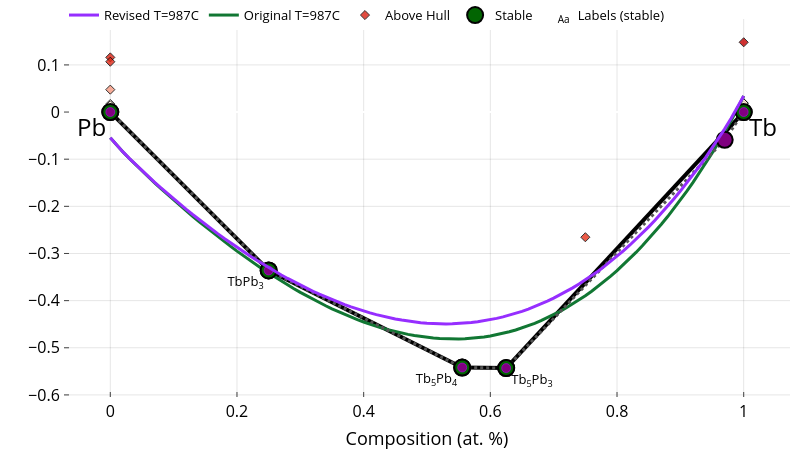

Notebook source saved alongside this figure:
### Code cell
from pymatgen.analysis.phase_diagram import PDPlotter, PhaseDiagram, PDEntry
pdp = PDPlotter(bl.dft_ch)
from gliquid.binary import t_sym, a_sym, b_sym, c_sym, d_sym, xb_sym
import sympy as sp

t_eval_c = 987
t_eval = t_eval_c + 273.15

def get_g_curve(A=0, B=0, C=0, D=0, T=0, name="") -> go.Scatter:
    """
    Args:
        A, B, C, D (float): Non-ideal mixing parameters.
        T (float): Temperature in Kelvin.

    Returns:
        go.Scatter: Plotly scatter trace for the Gibbs free energy curve.
    """
    g = bl.eqs['g_liquid'].subs({t_sym: T, a_sym: A, b_sym: B, c_sym: C, d_sym: D})
    gliq_vals = sp.lambdify(xb_sym, g, 'numpy')(_x_vals[1:-1]) if g.has(xb_sym) else [0] * len(_x_vals[1:-1])
    ga = np.float64(bl.eqs['ga'].subs({t_sym: T}) / 96485)
    gb = np.float64(bl.eqs['gb'].subs({t_sym: T}) / 96485)
    if name == "":
        name += "Liquid T=" + str(int(T-273.15)) + "C"

    return go.Scatter(
        x=_x_vals,
        y=[ga] + [g / 96485 for g in gliq_vals] + [gb],
        mode='lines',
        name=name
    )

fig = pdp.get_plot()

# fig.add_hline(y=0, line_color="lightgray", line_width=1, opacity=0.4)
fig.add_trace(get_g_curve(A=pred_params[0], B=pred_params[1], C=pred_params[2], D=pred_params[3],
                          T=t_eval, name=f"Original T={t_eval_c}C").update(line=dict(color='#117733', width=3)))

print("Phase energies at t_eval (eV/atom):")
bl.phases = [b for b in bl.phases if b['name'] != 'beta-Tb (bcc)'] 
for p in bl.phases:
    if 'enthalpy' in p:
        print(p['name'] + f" @ t_eval ({t_eval})", (p['enthalpy'] - p.get('entropy', 0)*t_eval)/96485.0)

allpoints = [[p['comp'], (p['enthalpy'] - p.get('entropy', 0)*t_eval)/96485.0] for p in bl.phases[:-1]]
newpoints = [[p['comp'], (p['enthalpy'] - p.get('entropy', 0)*t_eval)/96485.0] for p in bl.phases[:-1] 
             if (p.get('entropy', 0) != 0 or p['name'] in ['alpha-Tb (x=0.97)'])]
oldpoints = [[p['comp'], (p['enthalpy'] - p.get('entropy', 0)*t_eval)/96485.0] for p in bl.phases[:-1] 
             if not (p.get('entropy', 0) != 0 or p['name'] in ['alpha-Tb (x=0.97)'])]

# Plot connecting lines between all points
for i in range(len(allpoints) - 1):
    fig.add_trace(go.Scatter(
        x=[allpoints[i][0], allpoints[i+1][0]],
        y=[allpoints[i][1], allpoints[i+1][1]],
        mode='lines',
        line=dict(color='#555555', dash='dot', width=3),
        showlegend=False
    ))


# Fix the data structure - remove the extra brackets
fig.add_trace(go.Scatter(
    x=[p[0] for p in newpoints],
    y=[p[1] for p in newpoints],
    mode='markers',
    marker=dict(color="purple", size=16, symbol='circle', line=dict(width=2, color='black')),
    showlegend=False
))

fig.add_trace(go.Scatter(
    x=[p[0] for p in oldpoints],
    y=[p[1] for p in oldpoints],
    mode='markers',
    marker=dict(color="darkgreen", size=16, symbol='circle', line=dict(width=2, color='black')),
    showlegend=False
))

# Add smaller purple circles inside the darkgreen circles
fig.add_trace(go.Scatter(
    x=[p[0] for p in oldpoints],
    y=[p[1] for p in oldpoints],
    mode='markers',
    marker=dict(color="purple", size=9, symbol='circle', line=dict(width=0.5, color='#Be03Fd')),
    showlegend=False
))

fig.add_trace(get_g_curve(A=adj_params[0], B=adj_params[1], C=adj_params[2], D=adj_params[3],
                          T=t_eval, name=f"Revised T={t_eval_c}C").update(line=dict(color='#962EFF', width=3)))

fig.update_layout(plot_bgcolor='white',
                  paper_bgcolor='white', 
                  xaxis=dict(title=dict(text="Composition (at. %)", font=dict(size=18)),
                            tickfont=dict(color='black'), mirror=False),
                  yaxis=dict(title=dict(text="", font=dict(size=18)),
                            tickfont=dict(color='black'), mirror=False),
                  font=dict(color='black', size=13),  # Sets default font color for all text elements
                  width=800, height=450)


fig.show()

# fig_dict = fig.to_dict()
# fig_dict['layout'].pop('annotations', None)
# fig_dict['layout'].pop('title', None)
# fig_dict['layout']['xaxis'].pop('title', None)
# fig_dict['layout']['yaxis'].pop('title', None)
# fig_dict['data'] = [trace for trace in fig_dict['data'] if trace.get('mode') != 'text']
# cleaned = go.Figure(fig_dict)
# cleaned.layout.showlegend = False
# cleaned.layout.xaxis.showticklabels = False
# cleaned.layout.yaxis.showticklabels = False
# cleaned.update_layout(xaxis_range=[-0.03, 1.015])
# cleaned.show()
# Add a horizontal line at y=0

# figures_dir = cfg.project_root / "figures"
# if os.path.isdir(figures_dir):
#     fig.write_image(figures_dir / "Pb-Tb_chull_overlaid.svg")
#     cleaned.write_image(figures_dir / "Pb-Tb_chull_overlaid_cleaned.svg")
#     print(f"Figures saved to {figures_dir}")

### Figure 1 — Plotly figure (JSON) as saved in the notebook; plotly's stock layout.template omitted (floating-point values rounded to 4 significant figures)
{"data": [{"hoverinfo": "none", "line": {"color": "black", "width": 4}, "mode": "lines", "showlegend": false, "type": "scatter", "x": [0.625, 0.5556, null, 0.625, 1, null, 0.25, 0, null, 0.25, 0.5556, null], "y": [-0.5431, -0.5419, null, -0.5431, 0, null, -0.336, 0, null, -0.336, -0.5419, null]}, {"hoverinfo": "skip", "mode": "text", "name": "Labels (stable)", "opacity": 1, "showlegend": true, "text": ["Tb<sub>5</sub>Pb<sub>3</sub>", "Tb<sub>5</sub>Pb<sub>4</sub>", "TbPb<sub>3</sub>"], "textposition": ["bottom right", "bottom left", "bottom left"], "type": "scatter", "visible": true, "x": [0.633, 0.5476, 0.242], "y": [-0.5561, -0.5549, -0.349]}, {"error_y": {"array": [0, 0, 0, 0, 0], "color": "gray", "thickness": 2.5, "type": "data", "width": 5}, "hoverinfo": "text", "hoverlabel": {"font": {"size": 14}}, "hovertext": ["Tb<sub>5</sub>Pb<sub>3</sub> (no ID) <br>  Formation energy: -0.543 eV/atom <br>  (Stable)", "Tb<sub>5</sub>Pb<sub>4</sub> (no ID) <br>  Formation energy: -0.542 eV/atom <br>  (Stable)", "Tb (no ID) <br>  Formation energy: 0.0 eV/atom <br>  (Stable)", "TbPb<sub>3</sub> (no ID) <br>  Formation energy: -0.336 eV/atom <br>  (Stable)", "Pb (no ID) <br>  Formation energy: 0.0 eV/atom <br>  (Stable)"], "marker": {"color": "darkgreen", "line": {"color": "black", "width": 2}, "size": 16}, "mode": "markers", "name": "Stable", "opacity": 0.99, "showlegend": true, "type": "scatter", "x": [0.625, 0.5556, 1, 0.25, 0], "y": [-0.5431, -0.5419, 0, -0.336, 0]}, {"hoverinfo": "text", "hoverlabel": {"font": {"size": 14}}, "hovertext": ["Pb (no ID) <br>  Formation energy: 0.116 eV/atom <br>  Energy Above Hull: (+0.116 eV/atom)", "Pb (no ID) <br>  Formation energy: 0.107 eV/atom <br>  Energy Above Hull: (+0.107 eV/atom)", "Pb (no ID) <br>  Formation energy: 0.017 eV/atom <br>  Energy Above Hull: (+0.017 eV/atom)", "Pb (no ID) <br>  Formation energy: 0.014 eV/atom <br>  Energy Above Hull: (+0.014 eV/atom)", "Pb (no ID) <br>  Formation energy: 0.048 eV/atom <br>  Energy Above Hull: (+0.048 eV/atom)", "Tb (no ID) <br>  Formation energy: 0.019 eV/atom <br>  Energy Above Hull: (+0.019 eV/atom)", "Tb (no ID) <br>  Formation energy: 0.014 eV/atom <br>  Energy Above Hull: (+0.014 eV/atom)", "Tb (no ID) <br>  Formation energy: 0.019 eV/atom <br>  Energy Above Hull: (+0.019 eV/atom)", "Tb (no ID) <br>  Formation energy: 0.148 eV/atom <br>  Energy Above Hull: (+0.148 eV/atom)", "Tb<sub>3</sub>Pb (no ID) <br>  Formation energy: -0.266 eV/atom <br>  Energy Above Hull: (+0.097 eV/atom)"], "marker": {"color": [0.116, 0.107, 0.017, 0.014, 0.048, 0.019, 0.014, 0.019, 0.148, 0.097], "colorscale": [[0, "#fff5e3"], [0.5, "#f24324"], [1, "#c40000"]], "line": {"color": "black", "width": 1}, "opacity": 0.8, "size": 7, "symbol": "diamond"}, "mode": "markers", "name": "Above Hull", "showlegend": true, "type": "scatter", "x": [0, 0, 0, 0, 0, 1, 1, 1, 1, 0.75], "y": [0.1159, 0.1068, 0.01713, 0.01427, 0.04754, 0.01891, 0.01368, 0.01889, 0.148, -0.2655]}, {"line": {"color": "#117733", "width": 3}, "mode": "lines", "name": "Original T=987C", "type": "scatter", "x": [0, 0.01, 0.02, 0.03, 0.04, 0.05, 0.06, 0.07, 0.08, 0.09, 0.1, 0.11, 0.12, 0.13, 0.14, 0.15, 0.16, 0.17, 0.18, 0.19, 0.2, 0.21, 0.22, 0.23, 0.24, 0.25, 0.26, 0.27, 0.28, 0.29, 0.3, 0.31, 0.32, 0.33, 0.34, 0.35, 0.36, 0.37, 0.38, 0.39, 0.4, 0.41, 0.42, 0.43, 0.44, 0.45, 0.46, 0.47, 0.48, 0.49, 0.5, 0.51, 0.52, 0.53, 0.54, 0.55, 0.56, 0.57, 0.58, 0.59, 0.6, 0.61, 0.62, 0.63, 0.64, 0.65, 0.66, 0.67, 0.68, 0.69, 0.7, 0.71, 0.72, 0.73, 0.74, 0.75, 0.76, 0.77, 0.78, 0.79, 0.8, 0.81, 0.82, 0.83, 0.84, 0.85, 0.86, 0.87, 0.88, 0.89, 0.9, 0.91, 0.92, 0.93, 0.94, 0.95, 0.96, 0.97, 0.98, 0.99, 1], "y": [-0.05432, -0.07029, -0.08471, -0.09853, -0.1119, -0.125, -0.1378, -0.1503, -0.1627, -0.1748, -0.1867, -0.1984, -0.2099, -0.2212, -0.2323, -0.2432, -0.254, -0.2645, -0.2749, -0.285, -0.295, -0.3047, -0.3142, -0.3236, -0.3327, -0.3416, -0.3502, -0.3587, -0.3669, -0.3748, -0.3825, -0.39, -0.3972, -0.4042, -0.4109, -0.4173, -0.4235, -0.4294, -0.435, -0.4403, -0.4453, -0.45, -0.4544, -0.4585, -0.4623, -0.4657, -0.4688, -0.4716, -0.4741, -0.4762, -0.4779, -0.4793, -0.4804, -0.481, -0.4813, -0.4812, -0.4808, -0.4799, -0.4786, -0.4769, -0.4748, -0.4723, -0.4694, -0.466, -0.4622, -0.458, -0.4533, -0.4481, -0.4425, -0.4364, -0.4298, -0.4228, -0.4153, -0.4072, -0.3987, -0.3896, -0.38, -0.3699, -0.3593, -0.3481, -0.3364, -0.3241, -0.3112, -0.2978, -0.2838, -0.2692, -0.2539, -0.2381, -0.2216, -0.2045, -0.1867, -0.1683, -0.1492, -0.1293, -0.1088, -0.08744, -0.06529, -0.04226, -0.01827, 0.006898, 0.03419]}, {"line": {"color": "#555555", "dash": "dot", "width": 3}, "mode": "lines", "showlegend": false, "type": "scatter", "x": [0, 0.25], "y": [0, -0.336]}, {"line": {"color": "#555555", "dash": "dot", "width": 3}, "mode": "lines", "showlegend": false, "type": "scatter", "x": [0.25, 0.5556], "y": [-0.336, -0.5419]}, {"line": {"color": "#555555", "dash": "dot", "width": 3}, "mode": "lines", "showlegend": false, "type": "scatter", "x": [0.5556, 0.625], "y": [-0.5419, -0.5431]}, {"line": {"color": "#555555", "dash": "dot", "width": 3}, "mode": "lines", "showlegend": false, "type": "scatter", "x": [0.625, 0.97], "y": [-0.5431, -0.059]}, {"line": {"color": "#555555", "dash": "dot", "width": 3}, "mode": "lines", "showlegend": false, "type": "scatter", "x": [0.97, 1], "y": [-0.059, 0]}, {"marker": {"color": "purple", "line": {"color": "black", "width": 2}, "size": 16, "symbol": "circle"}, "mode": "markers", "showlegend": false, "type": "scatter", "x": [0.97], "y": [-0.059]}, {"marker": {"color": "darkgreen", "line": {"color": "black", "width": 2}, "size": 16, "symbol": "circle"}, "mode": "markers", "showlegend": false, "type": "scatter", "x": [0, 0.25, 0.5556, 0.625, 1], "y": [0, -0.336, -0.5419, -0.5431, 0]}, {"marker": {"color": "purple", "line": {"color": "#Be03Fd", "width": 0.5}, "size": 9, "symbol": "circle"}, "mode": "markers", "showlegend": false, "type": "scatter", "x": [0, 0.25, 0.5556, 0.625, 1], "y": [0, -0.336, -0.5419, -0.5431, 0]}, {"line": {"color": "#962EFF", "width": 3}, "mode": "lines", "name": "Revised T=987C", "type": "scatter", "x": [0, 0.01, 0.02, 0.03, 0.04, 0.05, 0.06, 0.07, 0.08, 0.09, 0.1, 0.11, 0.12, 0.13, 0.14, 0.15, 0.16, 0.17, 0.18, 0.19, 0.2, 0.21, 0.22, 0.23, 0.24, 0.25, 0.26, 0.27, 0.28, 0.29, 0.3, 0.31, 0.32, 0.33, 0.34, 0.35, 0.36, 0.37, 0.38, 0.39, 0.4, 0.41, 0.42, 0.43, 0.44, 0.45, 0.46, 0.47, 0.48, 0.49, 0.5, 0.51, 0.52, 0.53, 0.54, 0.55, 0.56, 0.57, 0.58, 0.59, 0.6, 0.61, 0.62, 0.63, 0.64, 0.65, 0.66, 0.67, 0.68, 0.69, 0.7, 0.71, 0.72, 0.73, 0.74, 0.75, 0.76, 0.77, 0.78, 0.79, 0.8, 0.81, 0.82, 0.83, 0.84, 0.85, 0.86, 0.87, 0.88, 0.89, 0.9, 0.91, 0.92, 0.93, 0.94, 0.95, 0.96, 0.97, 0.98, 0.99, 1], "y": [-0.05432, -0.07022, -0.08454, -0.09821, -0.1114, -0.1243, -0.1368, -0.149, -0.161, -0.1727, -0.1842, -0.1955, -0.2065, -0.2173, -0.2279, -0.2383, -0.2484, -0.2584, -0.2681, -0.2776, -0.2869, -0.296, -0.3048, -0.3134, -0.3218, -0.3299, -0.3378, -0.3455, -0.3529, -0.3601, -0.3671, -0.3737, -0.3802, -0.3863, -0.3923, -0.3979, -0.4033, -0.4084, -0.4132, -0.4177, -0.422, -0.426, -0.4296, -0.433, -0.4361, -0.4388, -0.4413, -0.4434, -0.4452, -0.4467, -0.4479, -0.4487, -0.4492, -0.4493, -0.4491, -0.4486, -0.4477, -0.4464, -0.4448, -0.4428, -0.4404, -0.4376, -0.4345, -0.4309, -0.427, -0.4227, -0.4179, -0.4128, -0.4072, -0.4012, -0.3948, -0.388, -0.3807, -0.373, -0.3648, -0.3562, -0.3471, -0.3375, -0.3275, -0.317, -0.306, -0.2945, -0.2825, -0.27, -0.257, -0.2434, -0.2294, -0.2148, -0.1996, -0.1839, -0.1676, -0.1506, -0.1331, -0.115, -0.09622, -0.07675, -0.05656, -0.03558, -0.01373, 0.009217, 0.03419]}], "layout": {"annotations": [{"align": "center", "font": {"color": "#000000", "size": 24}, "opacity": 1, "showarrow": false, "text": "Tb", "x": 1.03, "xref": "x", "y": -0.03, "yref": "y"}, {"align": "center", "font": {"color": "#000000", "size": 24}, "opacity": 1, "showarrow": false, "text": "Pb", "x": -0.03, "xref": "x", "y": -0.03, "yref": "y"}], "autosize": true, "coloraxis": {"colorbar": {"x": 1, "y": 0.05, "yanchor": "top"}}, "font": {"color": "black", "size": 13}, "height": 450, "hovermode": "closest", "legend": {"orientation": "h", "tracegroupgap": 7, "traceorder": "reversed", "x": 0, "xanchor": "left", "y": 1.05}, "margin": {"b": 10, "l": 10, "pad": 0, "r": 10, "t": 0}, "paper_bgcolor": "white", "plot_bgcolor": "white", "showlegend": true, "width": 800, "xaxis": {"anchor": "y", "gridcolor": "rgba(0,0,0,0.1)", "mirror": false, "nticks": 8, "showgrid": true, "showline": true, "side": "bottom", "tickfont": {"color": "black", "size": 16}, "ticks": "inside", "title": {"font": {"color": "#000000", "size": 18}, "text": "Composition (at. %)"}, "type": "linear", "zeroline": false}, "yaxis": {"anchor": "x", "gridcolor": "rgba(0,0,0,0.1)", "mirror": false, "showgrid": true, "showline": true, "side": "left", "tickfont": {"color": "black", "size": 16}, "ticks": "inside", "title": {"font": {"color": "#000000", "size": 18}, "text": ""}, "type": "linear"}}}
